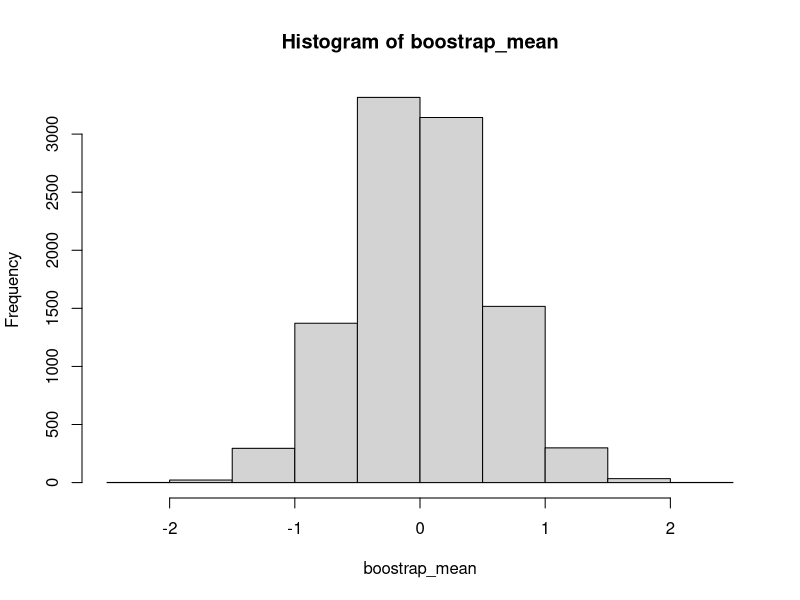
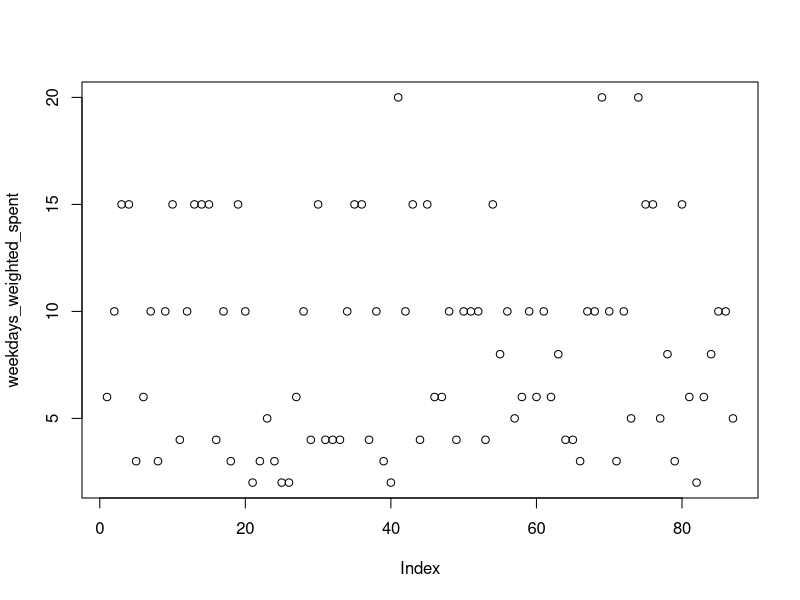
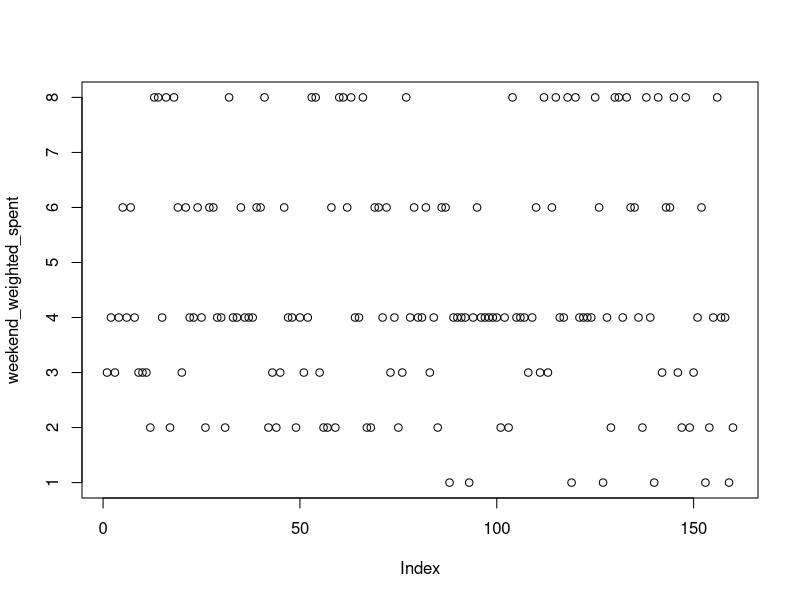
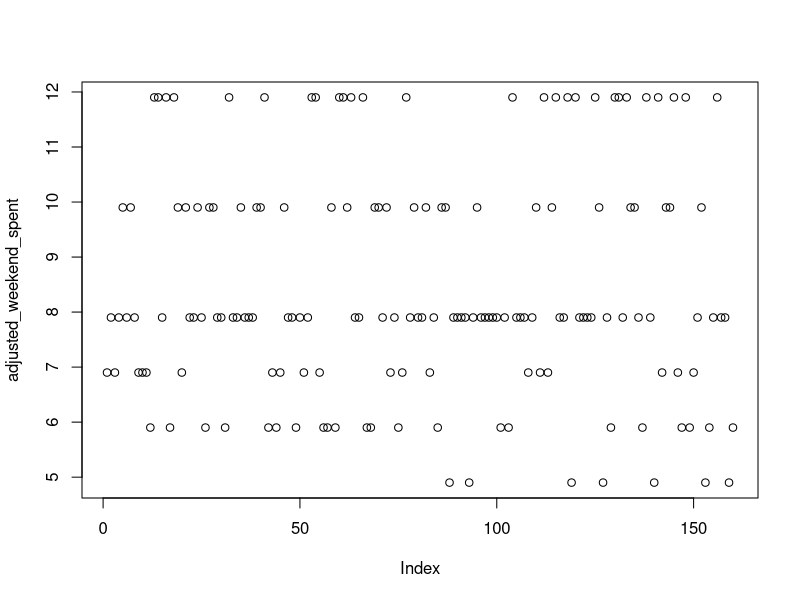

The R script that drew these images, in order:
# data for week days processed by using the initial response csv file
weekdays_data=read.csv("../responses/weekdays_purchases.csv",header = TRUE,sep = ',')
print(weekdays_data)
attributes(weekdays_data)
dim(weekdays_data)

# data for weekend(saturday & sunday) processed by using the initial response csv file
weekend_data = read.csv("../responses/weekend_purchase.csv", header = TRUE,sep = ',')
print(weekend_data)
attributes(weekend_data)
dim(weekend_data)

# created vector for weight and added weight of purchase - value & weight is as follows
# Less than 500 rupees - 1
# 500 - 1000 rupees - 2
# 1000 - 2000 rupees - 3
# More than 2000 rupees - 4

# calculate weighted spent value for weekdays data
weekdays_weight = c()
for (i in 1:87) {
  if (weekdays_data[i,7]== "Less than 500 rupees") {
    weekdays_weight = c(weekdays_weight,1)
  } 
  else if (weekdays_data[i,7]== "500 - 1000 rupees"){
    weekdays_weight = c(weekdays_weight,2)
  }
  else if (weekdays_data[i,7]== "1000 - 2000 rupees") {
    weekdays_weight = c(weekdays_weight,3)
  }
  else {
    weekdays_weight = c(weekdays_weight,4)
  }
}
print(weekdays_weight) # inserted these value set to weight coloumn of weekdays_purchases.csv file 
weekdays_weighted_spent = c(weekdays_data$Weighted.Spent) # weighted spent for all the records of the data set 
print(weekdays_weighted_spent)

# calculate the weighted spent for weekend data 
weekend_weight = c()
for (k in 1:160) {
  if (weekend_data[k,4] == "Less than 500 rupees") {
    weekend_weight = c(weekend_weight,1)
  } 
  else if (weekend_data[k,4] == "500 - 1000 rupees"){
    weekend_weight = c(weekend_weight,2)
  }
  else if (weekend_data[k,4] == "1000 - 2000 rupees") {
    weekend_weight = c(weekend_weight,3)
  }
  else {
    weekend_weight = c(weekend_weight,4)
  }
}
print(weekend_weight) # inserted these value set to weight coloumn of weekend_purchases.csv file 
weekend_weighted_spent = c(weekend_data$Weighted.Spent) # weighted spent for all the records of the data set 
print(weekend_weighted_spent)

# Hypothesis Testing 
# w1 - average weighted spent for weekdays  
# w2 - average weighted spent for weekends 

# Hypothesis
# Null Hypothesis - Ho: w1=w2 
# Alternative Hypothesis - Ha: w1>w2
mean_diff = mean(weekdays_weighted_spent) - mean(weekend_weighted_spent) 
print(mean_diff)
# weekdays weigted spent > weekend weighted spent should adjust 
# adjusted values in Adjusted Weighted Spent coloumn in weekend_purchases.csv file
adjusted_weekend_spent = c(weekend_data$Adjusted.Weighted.Spent)
print(adjusted_weekend_spent)

# generate boostrap samples for weekdays & weekend data
boostrap_mean=c()
for (x in 1:10000) {
  random_sample1 = sample(weekdays_weighted_spent,87,replace = TRUE)
  random_sample2 = sample(adjusted_weekend_spent,160,replace = TRUE)
  random_mean1 = mean(random_sample1)
  random_mean2 = mean(random_sample2)
  smp_mean_diff = random_mean1 - random_mean2
  boostrap_mean=c(boostrap_mean,smp_mean_diff)
}

# calculate p values for boostrap sample
count = 0 
for (x in 1:length(boostrap_mean)) {
  if(boostrap_mean[x]>mean_diff){
    count=count+1;
  }
}
print(count)
p_value = (count/10000)
print(p_value)
# since we got 0 for p_value we have to reject the Null Hypothesis - H0: w1=w2

# data representation
hist(boostrap_mean)
plot(weekdays_weighted_spent)
plot(weekend_weighted_spent)
plot(adjusted_weekend_spent)

 